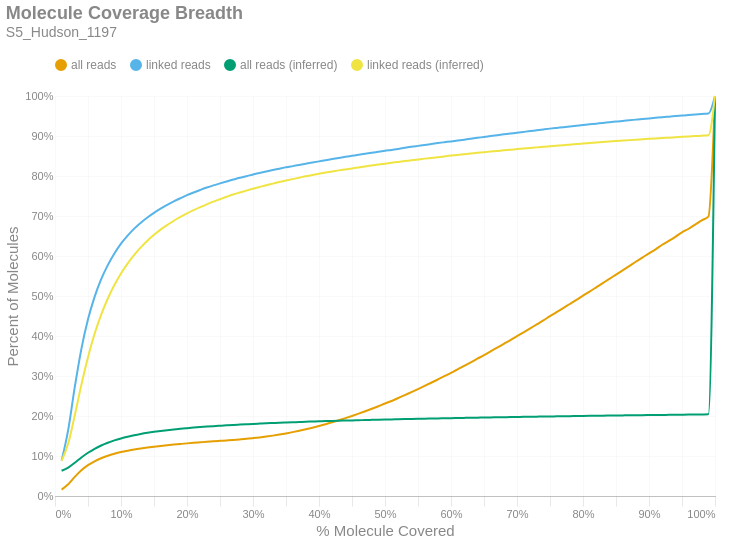

Source (notebook cell):
### Markdown cell above
### Molecule Read Coverage
This chart shows molecule coverage breadth as computed by the number of bases aligned to that molecule. In other words, "*how much of each unique long molecule is actually sequenced/aligned?*" Keep in mind there is a distinction between sequences and alignments, since some sequences belonging to a particular molecule may not align well and wouldn't appear in the alignment data. This chart also shows molecule coverage breadth as computed by the *inferred fragment* from which the aligned sequences originate. Unlike read coverage, this calculation takes into account the total insert size, including unsequenced gaps between the forward and reverse reads. Like the previous figures, these are cumulative percents.

### Code cell
if SKIPLR:
    print_html(f"Skipped")
else:
    binned_df = consolidated_hist(valids['coverage_bp'], mask, 0.01, True)
    binned_df_inf = consolidated_hist(valids['coverage_inserts'], mask, 0.01, True)
    binned_df = binned_df.with_columns(pl.lit(binned_df_inf['all reads (cumsum)']).alias('all reads (inferred)'))
    binned_df = binned_df.with_columns(pl.lit(binned_df_inf['linked reads (cumsum)']).alias('linked reads (inferred)'))
    binned_df = binned_df.with_columns(
        (pl.col('bin').cast(pl.Float64) + 0.01).alias('right_edge')
    )

    with SafeRender(binned_df):
        (
            density_plot(binned_df, 'Molecule Coverage Breadth', samplename, 'molcov', ['all reads (inferred)','linked reads (inferred)'])
            .encode(
                #x=alt.X('bin:Q', title="% Molecule Covered").axis(format = '%').scale(padding=0),
                x=alt.X('right_edge:Q', title="% Molecule Covered").axis(format='%').scale(padding=0),
                y=alt.Y('value:Q', title='Percent of Molecules')
                    .axis(format='%')
                    .stack(False)
                    .scale(domainMin=0, padding=0),
                color=alt.Color("key:N").scale(domain = ["all reads", "linked reads", "all reads (inferred)", "linked reads (inferred)"]),
                tooltip = [
                    alt.Tooltip("key:N", title = "Data Type"),
                    alt.Tooltip("range_label:N", title="% Molecule Covered"),
                    alt.Tooltip("value:Q", format = ".2%", title="% Molecules")
                ]
            )
        ).display()

### Figure 1 — Vega-Lite specification as saved in the notebook (floating-point values rounded to 4 significant figures)
{"width": "container", "height": 400, "config": {"title": {"anchor": "start", "dy": -15, "fontSize": 18, "color": "#888888", "subtitleColor": "#888888", "subtitleFontSize": 14}, "arc": {"fill": "#0072B2"}, "axis": {"domainColor": "#888888", "domainWidth": 0.5, "gridWidth": 0.2, "grid": false, "titleFontWeight": 400, "titleFontSize": 15, "labelFontSize": 11, "labelColor": "#888888", "tickColor": "#888888", "tickWidth": 0.2, "titleColor": "#888888"}, "axisBand": {"grid": false}, "axisX": {"grid": true, "tickSize": 10, "domainCap": "round"}, "axisY": {"domain": false, "grid": true, "tickSize": 0, "domainCap": "round"}, "background": "transparent", "header": {"labelFontSize": 15, "labelColor": "#888888", "titleFontSize": 15, "titleFontWeight": 600, "titleColor": "#888888"}, "legend": {"labelFont": "sans-serif", "labelFontSize": 12, "labelColor": "#888888", "symbolSize": 100, "symbolType": "circle", "titleFontSize": 12, "titlePadding": 10, "titleColor": "#888888", "title": null, "orient": "top"}, "range": {"category": ["#E69F00", "#56B4E9", "#009E73", "#F0E442", "#0072B2", "#D55E00", "#CC79A7", "#000000"], "diverging": ["#cfe8f3", "#a2d4ec", "#73bfe2", "#46abdb", "#1696d2", "#12719e"]}, "area": {"fill": "#0072B2", "fillOpacity": 0.7, "line": true, "strokeOpacity": 0.7}, "line": {"color": "#0072B2", "stroke": "#0072B2", "strokeWidth": 2}, "trail": {"color": "#0072B2", "stroke": "#0072B2", "strokeWidth": 0, "size": 1}, "point": {"filled": true, "fillOpacity": 1.0, "size": 95}, "text": {"color": "#888888", "fontSize": 11, "align": "right", "fontWeight": 400, "size": 11}, "bar": {"fill": "#0072B2", "stroke": null}, "view": {"stroke": null, "continuousWidth": 660, "continuousHeight": 400}}, "data": {"name": "data-e270f483b26238ad600a34d5ddf86e44"}, "mark": {"type": "line", "interpolate": "monotone", "point": {"opacity": 0, "size": 275}}, "encoding": {"color": {"field": "key", "scale": {"domain": ["all reads", "linked reads", "all reads (inferred)", "linked reads (inferred)"]}, "type": "nominal"}, "tooltip": [{"field": "key", "title": "Data Type", "type": "nominal"}, {"field": "range_label", "title": "% Molecule Covered", "type": "nominal"}, {"field": "value", "format": ".2%", "title": "% Molecules", "type": "quantitative"}], "x": {"axis": {"format": "%"}, "field": "right_edge", "scale": {"padding": 0}, "title": "% Molecule Covered", "type": "quantitative"}, "y": {"axis": {"format": "%"}, "field": "value", "scale": {"domainMin": 0, "padding": 0}, "stack": false, "title": "Percent of Molecules", "type": "quantitative"}}, "params": [{"name": "param_c36ac31b6afebe62", "select": {"type": "point", "fields": ["key"]}, "bind": "legend"}], "title": {"text": "Molecule Coverage Breadth", "subtitle": "S5_Hudson_1197"}, "transform": [{"fold": ["all reads (cumsum)", "linked reads (cumsum)", "all reads (inferred)", "linked reads (inferred)"]}, {"calculate": "replace(datum.key, ' (cumsum)', '')", "as": "key"}, {"filter": {"param": "param_c36ac31b6afebe62"}}], "usermeta": {"embedOptions": {"downloadFileName": "S5_Hudson_1197.molcov"}}, "$schema": "https://vega.github.io/schema/vega-lite/v6.1.0.json", "datasets": {"data-e270f483b26238ad600a34d5ddf86e44": [{"bin": "0.0", "interval": "0.0-0.01", "all reads": 0.01588, "linked reads": 0.08855, "all reads (cumsum)": 0.01588, "linked reads (cumsum)": 0.08855, "range_label": "0.0-0.01", "all reads (inferred)": 0.06322, "linked reads (inferred)": 0.08815, "right_edge": 0.01}, {"bin": "0.01", "interval": "0.01-0.02", "all reads": 0.01345, "linked reads": 0.07674, "all reads (cumsum)": 0.02933, "linked reads (cumsum)": 0.1653, "range_label": "0.01-0.02", "all reads (inferred)": 0.07093, "linked reads (inferred)": 0.1312, "right_edge": 0.02}, {"bin": "0.02", "interval": "0.02-0.03", "all reads": 0.01856, "linked reads": 0.1074, "all reads (cumsum)": 0.04789, "linked reads (cumsum)": 0.2727, "range_label": "0.02-0.03", "all reads (inferred)": 0.0832, "linked reads (inferred)": 0.2021, "right_edge": 0.03}, {"bin": "0.03", "interval": "0.03-0.04", "all reads": 0.01642, "linked reads": 0.0952, "all reads (cumsum)": 0.06431, "linked reads (cumsum)": 0.3679, "range_label": "0.03-0.04", "all reads (inferred)": 0.09634, "linked reads (inferred)": 0.2785, "right_edge": 0.04}, {"bin": "0.04", "interval": "0.04-0.05", "all reads": 0.01273, "linked reads": 0.0738, "all reads (cumsum)": 0.07704, "linked reads (cumsum)": 0.4417, "range_label": "0.04-0.05", "all reads (inferred)": 0.1081, "linked reads (inferred)": 0.3472, "right_edge": 0.05}, {"bin": "0.05", "interval": "0.05-0.06", "all reads": 0.009699, "linked reads": 0.05612, "all reads (cumsum)": 0.08674, "linked reads (cumsum)": 0.4978, "range_label": "0.05-0.06", "all reads (inferred)": 0.1181, "linked reads (inferred)": 0.4055, "right_edge": 0.06}, {"bin": "0.06", "interval": "0.06-0.07", "all reads": 0.007602, "linked reads": 0.04409, "all reads (cumsum)": 0.09434, "linked reads (cumsum)": 0.5419, "range_label": "0.06-0.07", "all reads (inferred)": 0.1263, "linked reads (inferred)": 0.4534, "right_edge": 0.07}, {"bin": "0.07", "interval": "0.07-0.08", "all reads": 0.006111, "linked reads": 0.03531, "all reads (cumsum)": 0.1004, "linked reads (cumsum)": 0.5772, "range_label": "0.07-0.08", "all reads (inferred)": 0.1332, "linked reads (inferred)": 0.4937, "right_edge": 0.08}, {"bin": "0.08", "interval": "0.08-0.09", "all reads": 0.005048, "linked reads": 0.02908, "all reads (cumsum)": 0.1055, "linked reads (cumsum)": 0.6063, "range_label": "0.08-0.09", "all reads (inferred)": 0.139, "linked reads (inferred)": 0.5276, "right_edge": 0.09}, {"bin": "0.09", "interval": "0.09-0.1", "all reads": 0.004281, "linked reads": 0.02453, "all reads (cumsum)": 0.1098, "linked reads (cumsum)": 0.6309, "range_label": "0.09-0.1", "all reads (inferred)": 0.1438, "linked reads (inferred)": 0.5563, "right_edge": 0.1}, {"bin": "0.1", "interval": "0.1-0.11", "all reads": 0.003498, "linked reads": 0.02005, "all reads (cumsum)": 0.1133, "linked reads (cumsum)": 0.6509, "range_label": "0.1-0.11", "all reads (inferred)": 0.1481, "linked reads (inferred)": 0.5811, "right_edge": 0.11}, {"bin": "0.11", "interval": "0.11-0.12", "all reads": 0.003104, "linked reads": 0.01761, "all reads (cumsum)": 0.1164, "linked reads (cumsum)": 0.6685, "range_label": "0.11-0.12", "all reads (inferred)": 0.1518, "linked reads (inferred)": 0.603, "right_edge": 0.12}, {"bin": "0.12", "interval": "0.12-0.13", "all reads": 0.002597, "linked reads": 0.01485, "all reads (cumsum)": 0.119, "linked reads (cumsum)": 0.6834, "range_label": "0.12-0.13", "all reads (inferred)": 0.155, "linked reads (inferred)": 0.6217, "right_edge": 0.13}, {"bin": "0.13", "interval": "0.13-0.14", "all reads": 0.002306, "linked reads": 0.01306, "all reads (cumsum)": 0.1213, "linked reads (cumsum)": 0.6964, "range_label": "0.13-0.14", "all reads (inferred)": 0.1579, "linked reads (inferred)": 0.6382, "right_edge": 0.14}, {"bin": "0.14", "interval": "0.14-0.15", "all reads": 0.002057, "linked reads": 0.01147, "all reads (cumsum)": 0.1233, "linked reads (cumsum)": 0.7079, "range_label": "0.14-0.15", "all reads (inferred)": 0.1604, "linked reads (inferred)": 0.6529, "right_edge": 0.15}, {"bin": "0.15", "interval": "0.15-0.16", "all reads": 0.001869, "linked reads": 0.01032, "all reads (cumsum)": 0.1252, "linked reads (cumsum)": 0.7182, "range_label": "0.15-0.16", "all reads (inferred)": 0.1626, "linked reads (inferred)": 0.6659, "right_edge": 0.16}, {"bin": "0.16", "interval": "0.16-0.17", "all reads": 0.001756, "linked reads": 0.009589, "all reads (cumsum)": 0.127, "linked reads (cumsum)": 0.7278, "range_label": "0.16-0.17", "all reads (inferred)": 0.1646, "linked reads (inferred)": 0.6774, "right_edge": 0.17}, {"bin": "0.17", "interval": "0.17-0.18", "all reads": 0.001613, "linked reads": 0.008759, "all reads (cumsum)": 0.1286, "linked reads (cumsum)": 0.7366, "range_label": "0.17-0.18", "all reads (inferred)": 0.1664, "linked reads (inferred)": 0.6881, "right_edge": 0.18}, {"bin": "0.18", "interval": "0.18-0.19", "all reads": 0.001509, "linked reads": 0.007954, "all reads (cumsum)": 0.1301, "linked reads (cumsum)": 0.7445, "range_label": "0.18-0.19", "all reads (inferred)": 0.1681, "linked reads (inferred)": 0.6977, "right_edge": 0.19}, {"bin": "0.19", "interval": "0.19-0.2", "all reads": 0.001467, "linked reads": 0.007561, "all reads (cumsum)": 0.1316, "linked reads (cumsum)": 0.7521, "range_label": "0.19-0.2", "all reads (inferred)": 0.1696, "linked reads (inferred)": 0.7064, "right_edge": 0.2}, {"bin": "0.2", "interval": "0.2-0.21", "all reads": 0.001347, "linked reads": 0.006707, "all reads (cumsum)": 0.1329, "linked reads (cumsum)": 0.7588, "range_label": "0.2-0.21", "all reads (inferred)": 0.171, "linked reads (inferred)": 0.7146, "right_edge": 0.21}, {"bin": "0.21", "interval": "0.21-0.22", "all reads": 0.00128, "linked reads": 0.006266, "all reads (cumsum)": 0.1342, "linked reads (cumsum)": 0.765, "range_label": "0.21-0.22", "all reads (inferred)": 0.1723, "linked reads (inferred)": 0.7222, "right_edge": 0.22}, {"bin": "0.22", "interval": "0.22-0.23", "all reads": 0.001291, "linked reads": 0.006043, "all reads (cumsum)": 0.1355, "linked reads (cumsum)": 0.7711, "range_label": "0.22-0.23", "all reads (inferred)": 0.1735, "linked reads (inferred)": 0.7292, "right_edge": 0.23}, {"bin": "0.23", "interval": "0.23-0.24", "all reads": 0.00124, "linked reads": 0.00546, "all reads (cumsum)": 0.1367, "linked reads (cumsum)": 0.7765, "range_label": "0.23-0.24", "all reads (inferred)": 0.1746, "linked reads (inferred)": 0.7358, "right_edge": 0.24}, {"bin": "0.24", "interval": "0.24-0.25", "all reads": 0.001173, "linked reads": 0.005043, "all reads (cumsum)": 0.1379, "linked reads (cumsum)": 0.7816, "range_label": "0.24-0.25", "all reads (inferred)": 0.1757, "linked reads (inferred)": 0.742, "right_edge": 0.25}, {"bin": "0.25", "interval": "0.25-0.26", "all reads": 0.00116, "linked reads": 0.004821, "all reads (cumsum)": 0.139, "linked reads (cumsum)": 0.7864, "range_label": "0.25-0.26", "all reads (inferred)": 0.1767, "linked reads (inferred)": 0.7481, "right_edge": 0.26}, {"bin": "0.26", "interval": "0.26-0.27", "all reads": 0.001187, "linked reads": 0.004631, "all reads (cumsum)": 0.1402, "linked reads (cumsum)": 0.791, "range_label": "0.26-0.27", "all reads (inferred)": 0.1777, "linked reads (inferred)": 0.7538, "right_edge": 0.27}, {"bin": "0.27", "interval": "0.27-0.28", "all reads": 0.001292, "linked reads": 0.004505, "all reads (cumsum)": 0.1415, "linked reads (cumsum)": 0.7955, "range_label": "0.27-0.28", "all reads (inferred)": 0.1786, "linked reads (inferred)": 0.7587, "right_edge": 0.28}, {"bin": "0.28", "interval": "0.28-0.29", "all reads": 0.001392, "linked reads": 0.004019, "all reads (cumsum)": 0.1429, "linked reads (cumsum)": 0.7996, "range_label": "0.28-0.29", "all reads (inferred)": 0.1794, "linked reads (inferred)": 0.7635, "right_edge": 0.29}, {"bin": "0.29", "interval": "0.29-0.3", "all reads": 0.001713, "linked reads": 0.004335, "all reads (cumsum)": 0.1446, "linked reads (cumsum)": 0.8039, "range_label": "0.29-0.3", "all reads (inferred)": 0.1802, "linked reads (inferred)": 0.7683, "right_edge": 0.3}, {"bin": "0.3", "interval": "0.3-0.31", "all reads": 0.001832, "linked reads": 0.003793, "all reads (cumsum)": 0.1465, "linked reads (cumsum)": 0.8077, "range_label": "0.3-0.31", "all reads (inferred)": 0.181, "linked reads (inferred)": 0.7726, "right_edge": 0.31}, {"bin": "0.31", "interval": "0.31-0.32", "all reads": 0.00209, "linked reads": 0.003716, "all reads (cumsum)": 0.1485, "linked reads (cumsum)": 0.8114, "range_label": "0.31-0.32", "all reads (inferred)": 0.1817, "linked reads (inferred)": 0.777, "right_edge": 0.32}, {"bin": "0.32", "interval": "0.32-0.33", "all reads": 0.002403, "linked reads": 0.003517, "all reads (cumsum)": 0.151, "linked reads (cumsum)": 0.8149, "range_label": "0.32-0.33", "all reads (inferred)": 0.1824, "linked reads (inferred)": 0.7809, "right_edge": 0.33}, {"bin": "0.33", "interval": "0.33-0.34", "all reads": 0.002649, "linked reads": 0.003392, "all reads (cumsum)": 0.1536, "linked reads (cumsum)": 0.8183, "range_label": "0.33-0.34", "all reads (inferred)": 0.1831, "linked reads (inferred)": 0.7849, "right_edge": 0.34}, {"bin": "0.34", "interval": "0.34-0.35", "all reads": 0.002915, "linked reads": 0.003376, "all reads (cumsum)": 0.1565, "linked reads (cumsum)": 0.8217, "range_label": "0.34-0.35", "all reads (inferred)": 0.1837, "linked reads (inferred)": 0.7886, "right_edge": 0.35}, {"bin": "0.35", "interval": "0.35-0.36", "all reads": 0.003155, "linked reads": 0.003036, "all reads (cumsum)": 0.1597, "linked reads (cumsum)": 0.8247, "range_label": "0.35-0.36", "all reads (inferred)": 0.1844, "linked reads (inferred)": 0.7922, "right_edge": 0.36}, {"bin": "0.36", "interval": "0.36-0.37", "all reads": 0.003427, "linked reads": 0.002987, "all reads (cumsum)": 0.1631, "linked reads (cumsum)": 0.8277, "range_label": "0.36-0.37", "all reads (inferred)": 0.185, "linked reads (inferred)": 0.7957, "right_edge": 0.37}, {"bin": "0.37", "interval": "0.37-0.38", "all reads": 0.003716, "linked reads": 0.002987, "all reads (cumsum)": 0.1668, "linked reads (cumsum)": 0.8307, "range_label": "0.37-0.38", "all reads (inferred)": 0.1856, "linked reads (inferred)": 0.7994, "right_edge": 0.38}, {"bin": "0.38", "interval": "0.38-0.39", "all reads": 0.003998, "linked reads": 0.002983, "all reads (cumsum)": 0.1708, "linked reads (cumsum)": 0.8337, "range_label": "0.38-0.39", "all reads (inferred)": 0.1861, "linked reads (inferred)": 0.8024, "right_edge": 0.39}, {"bin": "0.39", "interval": "0.39-0.4", "all reads": 0.004247, "linked reads": 0.00287, "all reads (cumsum)": 0.1751, "linked reads (cumsum)": 0.8366, "range_label": "0.39-0.4", "all reads (inferred)": 0.1867, "linked reads (inferred)": 0.8054, "right_edge": 0.4}, {"bin": "0.4", "interval": "0.4-0.41", "all reads": 0.004484, "linked reads": 0.002805, "all reads (cumsum)": 0.1795, "linked reads (cumsum)": 0.8394, "range_label": "0.4-0.41", "all reads (inferred)": 0.1872, "linked reads (inferred)": 0.8085, "right_edge": 0.41}, {"bin": "0.41", "interval": "0.41-0.42", "all reads": 0.004837, "linked reads": 0.002874, "all reads (cumsum)": 0.1844, "linked reads (cumsum)": 0.8422, "range_label": "0.41-0.42", "all reads (inferred)": 0.1877, "linked reads (inferred)": 0.8114, "right_edge": 0.42}, {"bin": "0.42", "interval": "0.42-0.43", "all reads": 0.005038, "linked reads": 0.00274, "all reads (cumsum)": 0.1894, "linked reads (cumsum)": 0.845, "range_label": "0.42-0.43", "all reads (inferred)": 0.1882, "linked reads (inferred)": 0.8141, "right_edge": 0.43}, {"bin": "0.43", "interval": "0.43-0.44", "all reads": 0.005195, "linked reads": 0.002906, "all reads (cumsum)": 0.1946, "linked reads (cumsum)": 0.8479, "range_label": "0.43-0.44", "all reads (inferred)": 0.1886, "linked reads (inferred)": 0.8165, "right_edge": 0.44}, {"bin": "0.44", "interval": "0.44-0.45", "all reads": 0.005479, "linked reads": 0.002603, "all reads (cumsum)": 0.2001, "linked reads (cumsum)": 0.8505, "range_label": "0.44-0.45", "all reads (inferred)": 0.189, "linked reads (inferred)": 0.819, "right_edge": 0.45}, {"bin": "0.45", "interval": "0.45-0.46", "all reads": 0.00575, "linked reads": 0.002635, "all reads (cumsum)": 0.2058, "linked reads (cumsum)": 0.8531, "range_label": "0.45-0.46", "all reads (inferred)": 0.1895, "linked reads (inferred)": 0.8215, "right_edge": 0.46}, {"bin": "0.46", "interval": "0.46-0.47", "all reads": 0.005958, "linked reads": 0.002469, "all reads (cumsum)": 0.2118, "linked reads (cumsum)": 0.8556, "range_label": "0.46-0.47", "all reads (inferred)": 0.1899, "linked reads (inferred)": 0.824, "right_edge": 0.47}, {"bin": "0.47", "interval": "0.47-0.48", "all reads": 0.006218, "linked reads": 0.002392, "all reads (cumsum)": 0.218, "linked reads (cumsum)": 0.858, "range_label": "0.47-0.48", "all reads (inferred)": 0.1903, "linked reads (inferred)": 0.8263, "right_edge": 0.48}, {"bin": "0.48", "interval": "0.48-0.49", "all reads": 0.006252, "linked reads": 0.002538, "all reads (cumsum)": 0.2243, "linked reads (cumsum)": 0.8605, "range_label": "0.48-0.49", "all reads (inferred)": 0.1907, "linked reads (inferred)": 0.8286, "right_edge": 0.49}, {"bin": "0.49", "interval": "0.49-0.5", "all reads": 0.007095, "linked reads": 0.002497, "all reads (cumsum)": 0.2314, "linked reads (cumsum)": 0.863, "range_label": "0.49-0.5", "all reads (inferred)": 0.1911, "linked reads (inferred)": 0.8309, "right_edge": 0.5}, {"bin": "0.5", "interval": "0.5-0.51", "all reads": 0.006262, "linked reads": 0.00219, "all reads (cumsum)": 0.2376, "linked reads (cumsum)": 0.8652, "range_label": "0.5-0.51", "all reads (inferred)": 0.1915, "linked reads (inferred)": 0.833, "right_edge": 0.51}, {"bin": "0.51", "interval": "0.51-0.52", "all reads": 0.007278, "linked reads": 0.002526, "all reads (cumsum)": 0.2449, "linked reads (cumsum)": 0.8677, "range_label": "0.51-0.52", "all reads (inferred)": 0.1919, "linked reads (inferred)": 0.8353, "right_edge": 0.52}, {"bin": "0.52", "interval": "0.52-0.53", "all reads": 0.007304, "linked reads": 0.002688, "all reads (cumsum)": 0.2522, "linked reads (cumsum)": 0.8704, "range_label": "0.52-0.53", "all reads (inferred)": 0.1923, "linked reads (inferred)": 0.8373, "right_edge": 0.53}, {"bin": "0.53", "interval": "0.53-0.54", "all reads": 0.007557, "linked reads": 0.002603, "all reads (cumsum)": 0.2598, "linked reads (cumsum)": 0.873, "range_label": "0.53-0.54", "all reads (inferred)": 0.1926, "linked reads (inferred)": 0.8393, "right_edge": 0.54}, {"bin": "0.54", "interval": "0.54-0.55", "all reads": 0.007409, "linked reads": 0.002275, "all reads (cumsum)": 0.2672, "linked reads (cumsum)": 0.8753, "range_label": "0.54-0.55", "all reads (inferred)": 0.193, "linked reads (inferred)": 0.8414, "right_edge": 0.55}, {"bin": "0.55", "interval": "0.55-0.56", "all reads": 0.00791, "linked reads": 0.002242, "all reads (cumsum)": 0.2751, "linked reads (cumsum)": 0.8775, "range_label": "0.55-0.56", "all reads (inferred)": 0.1933, "linked reads (inferred)": 0.8435, "right_edge": 0.56}, {"bin": "0.56", "interval": "0.56-0.57", "all reads": 0.008033, "linked reads": 0.0024, "all reads (cumsum)": 0.2831, "linked reads (cumsum)": 0.8799, "range_label": "0.56-0.57", "all reads (inferred)": 0.1937, "linked reads (inferred)": 0.8452, "right_edge": 0.57}, {"bin": "0.57", "interval": "0.57-0.58", "all reads": 0.00813, "linked reads": 0.00236, "all reads (cumsum)": 0.2912, "linked reads (cumsum)": 0.8823, "range_label": "0.57-0.58", "all reads (inferred)": 0.194, "linked reads (inferred)": 0.847, "right_edge": 0.58}, {"bin": "0.58", "interval": "0.58-0.59", "all reads": 0.008244, "linked reads": 0.002149, "all reads (cumsum)": 0.2995, "linked reads (cumsum)": 0.8844, "range_label": "0.58-0.59", "all reads (inferred)": 0.1943, "linked reads (inferred)": 0.8489, "right_edge": 0.59}, {"bin": "0.59", "interval": "0.59-0.6", "all reads": 0.008477, "linked reads": 0.002089, "all reads (cumsum)": 0.308, "linked reads (cumsum)": 0.8865, "range_label": "0.59-0.6", "all reads (inferred)": 0.1947, "linked reads (inferred)": 0.851, "right_edge": 0.6}, {"bin": "0.6", "interval": "0.6-0.61", "all reads": 0.008383, "linked reads": 0.002206, "all reads (cumsum)": 0.3164, "linked reads (cumsum)": 0.8887, "range_label": "0.6-0.61", "all reads (inferred)": 0.195, "linked reads (inferred)": 0.8527, "right_edge": 0.61}, {"bin": "0.61", "interval": "0.61-0.62", "all reads": 0.008957, "linked reads": 0.002141, "all reads (cumsum)": 0.3253, "linked reads (cumsum)": 0.8909, "range_label": "0.61-0.62", "all reads (inferred)": 0.1953, "linked reads (inferred)": 0.8546, "right_edge": 0.62}, {"bin": "0.62", "interval": "0.62-0.63", "all reads": 0.008883, "linked reads": 0.002323, "all reads (cumsum)": 0.3342, "linked reads (cumsum)": 0.8932, "range_label": "0.62-0.63", "all reads (inferred)": 0.1956, "linked reads (inferred)": 0.8563, "right_edge": 0.63}, {"bin": "0.63", "interval": "0.63-0.64", "all reads": 0.009056, "linked reads": 0.002279, "all reads (cumsum)": 0.3432, "linked reads (cumsum)": 0.8955, "range_label": "0.63-0.64", "all reads (inferred)": 0.1959, "linked reads (inferred)": 0.8579, "right_edge": 0.64}, {"bin": "0.64", "interval": "0.64-0.65", "all reads": 0.008871, "linked reads": 0.002105, "all reads (cumsum)": 0.3521, "linked reads (cumsum)": 0.8976, "range_label": "0.64-0.65", "all reads (inferred)": 0.1962, "linked reads (inferred)": 0.8595, "right_edge": 0.65}, {"bin": "0.65", "interval": "0.65-0.66", "all reads": 0.009499, "linked reads": 0.002251, "all reads (cumsum)": 0.3616, "linked reads (cumsum)": 0.8998, "range_label": "0.65-0.66", "all reads (inferred)": 0.1965, "linked reads (inferred)": 0.8611, "right_edge": 0.66}, {"bin": "0.66", "interval": "0.66-0.67", "all reads": 0.009168, "linked reads": 0.002166, "all reads (cumsum)": 0.3708, "linked reads (cumsum)": 0.902, "range_label": "0.66-0.67", "all reads (inferred)": 0.1968, "linked reads (inferred)": 0.8627, "right_edge": 0.67}, {"bin": "0.67", "interval": "0.67-0.68", "all reads": 0.009467, "linked reads": 0.002081, "all reads (cumsum)": 0.3803, "linked reads (cumsum)": 0.9041, "range_label": "0.67-0.68", "all reads (inferred)": 0.197, "linked reads (inferred)": 0.8642, "right_edge": 0.68}, {"bin": "0.68", "interval": "0.68-0.69", "all reads": 0.009317, "linked reads": 0.00202, "all reads (cumsum)": 0.3896, "linked reads (cumsum)": 0.9061, "range_label": "0.68-0.69", "all reads (inferred)": 0.1973, "linked reads (inferred)": 0.8658, "right_edge": 0.69}, {"bin": "0.69", "interval": "0.69-0.7", "all reads": 0.009954, "linked reads": 0.002121, "all reads (cumsum)": 0.3995, "linked reads (cumsum)": 0.9082, "range_label": "0.69-0.7", "all reads (inferred)": 0.1976, "linked reads (inferred)": 0.8672, "right_edge": 0.7}, {"bin": "0.7", "interval": "0.7-0.71", "all reads": 0.009732, "linked reads": 0.001991, "all reads (cumsum)": 0.4093, "linked reads (cumsum)": 0.9102, "range_label": "0.7-0.71", "all reads (inferred)": 0.1979, "linked reads (inferred)": 0.8688, "right_edge": 0.71}, {"bin": "0.71", "interval": "0.71-0.72", "all reads": 0.009804, "linked reads": 0.002036, "all reads (cumsum)": 0.4191, "linked reads (cumsum)": 0.9123, "range_label": "0.71-0.72", "all reads (inferred)": 0.1981, "linked reads (inferred)": 0.8702, "right_edge": 0.72}, {"bin": "0.72", "interval": "0.72-0.73", "all reads": 0.01004, "linked reads": 0.002137, "all reads (cumsum)": 0.4291, "linked reads (cumsum)": 0.9144, "range_label": "0.72-0.73", "all reads (inferred)": 0.1984, "linked reads (inferred)": 0.8716, "right_edge": 0.73}, {"bin": "0.73", "interval": "0.73-0.74", "all reads": 0.009872, "linked reads": 0.00206, "all reads (cumsum)": 0.439, "linked reads (cumsum)": 0.9165, "range_label": "0.73-0.74", "all reads (inferred)": 0.1986, "linked reads (inferred)": 0.8729, "right_edge": 0.74}, {"bin": "0.74", "interval": "0.74-0.75", "all reads": 0.01071, "linked reads": 0.001991, "all reads (cumsum)": 0.4497, "linked reads (cumsum)": 0.9184, "range_label": "0.74-0.75", "all reads (inferred)": 0.1989, "linked reads (inferred)": 0.8743, "right_edge": 0.75}, {"bin": "0.75", "interval": "0.75-0.76", "all reads": 0.009951, "linked reads": 0.001797, "all reads (cumsum)": 0.4596, "linked reads (cumsum)": 0.9202, "range_label": "0.75-0.76", "all reads (inferred)": 0.1991, "linked reads (inferred)": 0.8756, "right_edge": 0.76}, {"bin": "0.76", "interval": "0.76-0.77", "all reads": 0.01024, "linked reads": 0.001736, "all reads (cumsum)": 0.4699, "linked reads (cumsum)": 0.922, "range_label": "0.76-0.77", "all reads (inferred)": 0.1993, "linked reads (inferred)": 0.8769, "right_edge": 0.77}, {"bin": "0.77", "interval": "0.77-0.78", "all reads": 0.01011, "linked reads": 0.001805, "all reads (cumsum)": 0.48, "linked reads (cumsum)": 0.9238, "range_label": "0.77-0.78", "all reads (inferred)": 0.1996, "linked reads (inferred)": 0.8783, "right_edge": 0.78}, {"bin": "0.78", "interval": "0.78-0.79", "all reads": 0.01021, "linked reads": 0.001842, "all reads (cumsum)": 0.4902, "linked reads (cumsum)": 0.9256, "range_label": "0.78-0.79", "all reads (inferred)": 0.1999, "linked reads (inferred)": 0.8798, "right_edge": 0.79}, {"bin": "0.79", "interval": "0.79-0.8", "all reads": 0.01091, "linked reads": 0.001862, "all reads (cumsum)": 0.5011, "linked reads (cumsum)": 0.9275, "range_label": "0.79-0.8", "all reads (inferred)": 0.2001, "linked reads (inferred)": 0.8812, "right_edge": 0.8}, {"bin": "0.8", "interval": "0.8-0.81", "all reads": 0.01006, "linked reads": 0.001724, "all reads (cumsum)": 0.5112, "linked reads (cumsum)": 0.9292, "range_label": "0.8-0.81", "all reads (inferred)": 0.2004, "linked reads (inferred)": 0.8824, "right_edge": 0.81}, {"bin": "0.81", "interval": "0.81-0.82", "all reads": 0.0105, "linked reads": 0.001704, "all reads (cumsum)": 0.5217, "linked reads (cumsum)": 0.9309, "range_label": "0.81-0.82", "all reads (inferred)": 0.2006, "linked reads (inferred)": 0.8837, "right_edge": 0.82}, {"bin": "0.82", "interval": "0.82-0.83", "all reads": 0.01062, "linked reads": 0.001773, "all reads (cumsum)": 0.5323, "linked reads (cumsum)": 0.9327, "range_label": "0.82-0.83", "all reads (inferred)": 0.2008, "linked reads (inferred)": 0.8849, "right_edge": 0.83}, {"bin": "0.83", "interval": "0.83-0.84", "all reads": 0.01061, "linked reads": 0.001651, "all reads (cumsum)": 0.5429, "linked reads (cumsum)": 0.9343, "range_label": "0.83-0.84", "all reads (inferred)": 0.2011, "linked reads (inferred)": 0.8862, "right_edge": 0.84}, {"bin": "0.84", "interval": "0.84-0.85", "all reads": 0.01045, "linked reads": 0.001724, "all reads (cumsum)": 0.5533, "linked reads (cumsum)": 0.9361, "range_label": "0.84-0.85", "all reads (inferred)": 0.2013, "linked reads (inferred)": 0.8875, "right_edge": 0.85}, {"bin": "0.85", "interval": "0.85-0.86", "all reads": 0.01078, "linked reads": 0.0017, "all reads (cumsum)": 0.5641, "linked reads (cumsum)": 0.9378, "range_label": "0.85-0.86", "all reads (inferred)": 0.2015, "linked reads (inferred)": 0.8886, "right_edge": 0.86}, {"bin": "0.86", "interval": "0.86-0.87", "all reads": 0.01061, "linked reads": 0.00153, "all reads (cumsum)": 0.5747, "linked reads (cumsum)": 0.9393, "range_label": "0.86-0.87", "all reads (inferred)": 0.2017, "linked reads (inferred)": 0.8897, "right_edge": 0.87}, {"bin": "0.87", "interval": "0.87-0.88", "all reads": 0.01084, "linked reads": 0.001635, "all reads (cumsum)": 0.5856, "linked reads (cumsum)": 0.9409, "range_label": "0.87-0.88", "all reads (inferred)": 0.2019, "linked reads (inferred)": 0.8908, "right_edge": 0.88}, {"bin": "0.88", "interval": "0.88-0.89", "all reads": 0.01042, "linked reads": 0.001619, "all reads (cumsum)": 0.596, "linked reads (cumsum)": 0.9425, "range_label": "0.88-0.89", "all reads (inferred)": 0.2021, "linked reads (inferred)": 0.8918, "right_edge": 0.89}, {"bin": "0.89", "interval": "0.89-0.9", "all reads": 0.01075, "linked reads": 0.001413, "all reads (cumsum)": 0.6067, "linked reads (cumsum)": 0.944, "range_label": "0.89-0.9", "all reads (inferred)": 0.2023, "linked reads (inferred)": 0.8929, "right_edge": 0.9}, {"bin": "0.9", "interval": "0.9-0.91", "all reads": 0.009975, "linked reads": 0.001538, "all reads (cumsum)": 0.6167, "linked reads (cumsum)": 0.9455, "range_label": "0.9-0.91", "all reads (inferred)": 0.2025, "linked reads (inferred)": 0.8939, "right_edge": 0.91}, {"bin": "0.91", "interval": "0.91-0.92", "all reads": 0.01143, "linked reads": 0.001546, "all reads (cumsum)": 0.6281, "linked reads (cumsum)": 0.947, "range_label": "0.91-0.92", "all reads (inferred)": 0.2027, "linked reads (inferred)": 0.8948, "right_edge": 0.92}, {"bin": "0.92", "interval": "0.92-0.93", "all reads": 0.009464, "linked reads": 0.001368, "all reads (cumsum)": 0.6376, "linked reads (cumsum)": 0.9484, "range_label": "0.92-0.93", "all reads (inferred)": 0.2029, "linked reads (inferred)": 0.8959, "right_edge": 0.93}, {"bin": "0.93", "interval": "0.93-0.94", "all reads": 0.01035, "linked reads": 0.00134, "all reads (cumsum)": 0.648, "linked reads (cumsum)": 0.9498, "range_label": "0.93-0.94", "all reads (inferred)": 0.2031, "linked reads (inferred)": 0.8969, "right_edge": 0.94}, {"bin": "0.94", "interval": "0.94-0.95", "all reads": 0.01112, "linked reads": 0.001348, "all reads (cumsum)": 0.6591, "linked reads (cumsum)": 0.9511, "range_label": "0.94-0.95", "all reads (inferred)": 0.2033, "linked reads (inferred)": 0.8979, "right_edge": 0.95}, {"bin": "0.95", "interval": "0.95-0.96", "all reads": 0.009024, "linked reads": 0.00134, "all reads (cumsum)": 0.6681, "linked reads (cumsum)": 0.9524, "range_label": "0.95-0.96", "all reads (inferred)": 0.2035, "linked reads (inferred)": 0.8989, "right_edge": 0.96}, {"bin": "0.96", "interval": "0.96-0.97", "all reads": 0.01049, "linked reads": 0.001251, "all reads (cumsum)": 0.6786, "linked reads (cumsum)": 0.9537, "range_label": "0.96-0.97", "all reads (inferred)": 0.2037, "linked reads (inferred)": 0.8998, "right_edge": 0.97}, {"bin": "0.97", "interval": "0.97-0.98", "all reads": 0.01055, "linked reads": 0.001332, "all reads (cumsum)": 0.6891, "linked reads (cumsum)": 0.955, "range_label": "0.97-0.98", "all reads (inferred)": 0.2039, "linked reads (inferred)": 0.9008, "right_edge": 0.98}, {"bin": "0.98", "interval": "0.98-0.99", "all reads": 0.00919, "linked reads": 0.001206, "all reads (cumsum)": 0.6983, "linked reads (cumsum)": 0.9562, "range_label": "0.98-0.99", "all reads (inferred)": 0.2042, "linked reads (inferred)": 0.9018, "right_edge": 0.99}, {"bin": "0.99", "interval": "0.99-1.0", "all reads": 0.3017, "linked reads": 0.04377, "all reads (cumsum)": 1.0, "linked reads (cumsum)": 1.0, "range_label": "0.99-1.0", "all reads (inferred)": 1.0, "linked reads (inferred)": 1.0, "right_edge": 1.0}]}}
